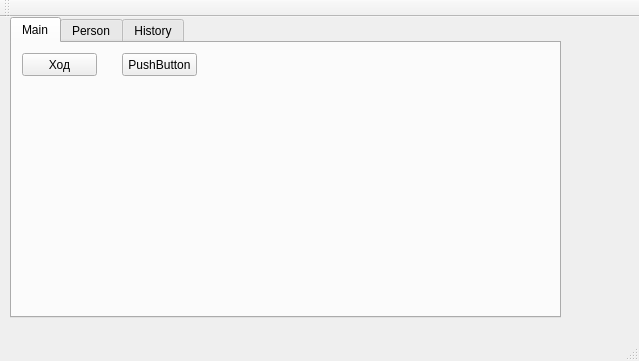
<?xml version="1.0" encoding="UTF-8"?>
<ui version="4.0">
 <class>MainWindow</class>
 <widget class="QMainWindow" name="MainWindow">
  <property name="geometry">
   <rect>
    <x>0</x>
    <y>0</y>
    <width>639</width>
    <height>361</height>
   </rect>
  </property>
  <property name="windowTitle">
   <string>MainWindow</string>
  </property>
  <widget class="QWidget" name="centralWidget">
   <widget class="QTabWidget" name="tabWidget">
    <property name="geometry">
     <rect>
      <x>10</x>
      <y>0</y>
      <width>551</width>
      <height>301</height>
     </rect>
    </property>
    <property name="currentIndex">
     <number>0</number>
    </property>
    <widget class="QWidget" name="tab">
     <attribute name="title">
      <string>Main</string>
     </attribute>
     <widget class="QPushButton" name="timeB">
      <property name="geometry">
       <rect>
        <x>10</x>
        <y>10</y>
        <width>75</width>
        <height>23</height>
       </rect>
      </property>
      <property name="text">
       <string>Ход</string>
      </property>
     </widget>
     <widget class="QPushButton" name="pushButton">
      <property name="geometry">
       <rect>
        <x>110</x>
        <y>10</y>
        <width>75</width>
        <height>23</height>
       </rect>
      </property>
      <property name="text">
       <string>PushButton</string>
      </property>
     </widget>
    </widget>
    <widget class="QWidget" name="tab_2">
     <attribute name="title">
      <string>Person</string>
     </attribute>
     <widget class="QListWidget" name="listWidget">
      <property name="geometry">
       <rect>
        <x>10</x>
        <y>11</y>
        <width>141</width>
        <height>231</height>
       </rect>
      </property>
      <item>
       <property name="text">
        <string>syt_1</string>
       </property>
      </item>
      <item>
       <property name="text">
        <string>syt_2</string>
       </property>
      </item>
      <item>
       <property name="text">
        <string>syt_3</string>
       </property>
      </item>
      <item>
       <property name="text">
        <string>syt_4</string>
       </property>
      </item>
      <item>
       <property name="text">
        <string>syt_5</string>
       </property>
      </item>
      <item>
       <property name="text">
        <string>syt_6</string>
       </property>
      </item>
      <item>
       <property name="text">
        <string>syt_7</string>
       </property>
      </item>
      <item>
       <property name="text">
        <string>syt_8</string>
       </property>
      </item>
      <item>
       <property name="text">
        <string>syt_9</string>
       </property>
      </item>
      <item>
       <property name="text">
        <string>syt_10</string>
       </property>
      </item>
     </widget>
     <widget class="QTableView" name="tableView">
      <property name="geometry">
       <rect>
        <x>240</x>
        <y>11</y>
        <width>256</width>
        <height>231</height>
       </rect>
      </property>
     </widget>
    </widget>
    <widget class="QWidget" name="tab_">
     <attribute name="title">
      <string>History</string>
     </attribute>
    </widget>
   </widget>
  </widget>
  <widget class="QMenuBar" name="menuBar">
   <property name="geometry">
    <rect>
     <x>0</x>
     <y>0</y>
     <width>639</width>
     <height>21</height>
    </rect>
   </property>
  </widget>
  <widget class="QToolBar" name="mainToolBar">
   <attribute name="toolBarArea">
    <enum>TopToolBarArea</enum>
   </attribute>
   <attribute name="toolBarBreak">
    <bool>false</bool>
   </attribute>
  </widget>
  <widget class="CurrentTime" name="satusOfgame"/>
 </widget>
 <layoutdefault spacing="6" margin="11"/>
 <customwidgets>
  <customwidget>
   <class>CurrentTime</class>
   <extends>QStatusBar</extends>
   <header>currenttime.h</header>
   <slots>
    <slot>changetime()</slot>
   </slots>
  </customwidget>
 </customwidgets>
 <resources/>
 <connections/>
</ui>
